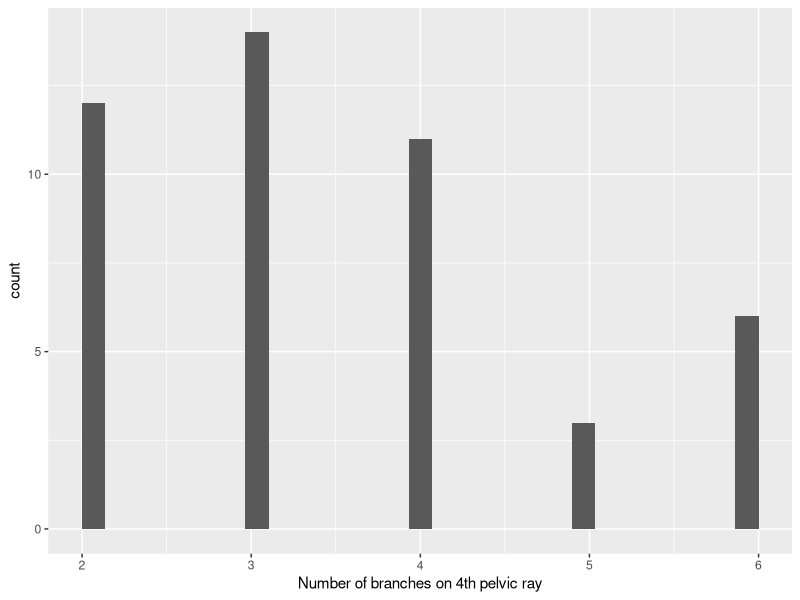
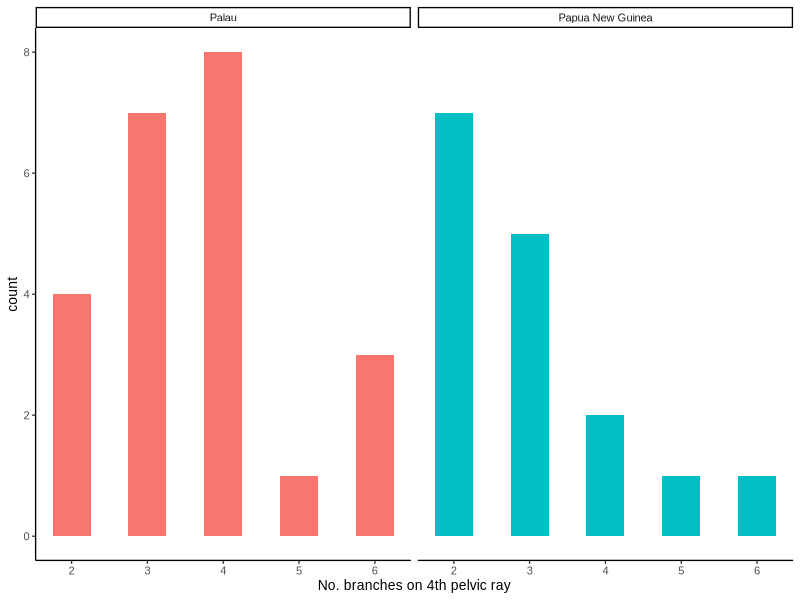
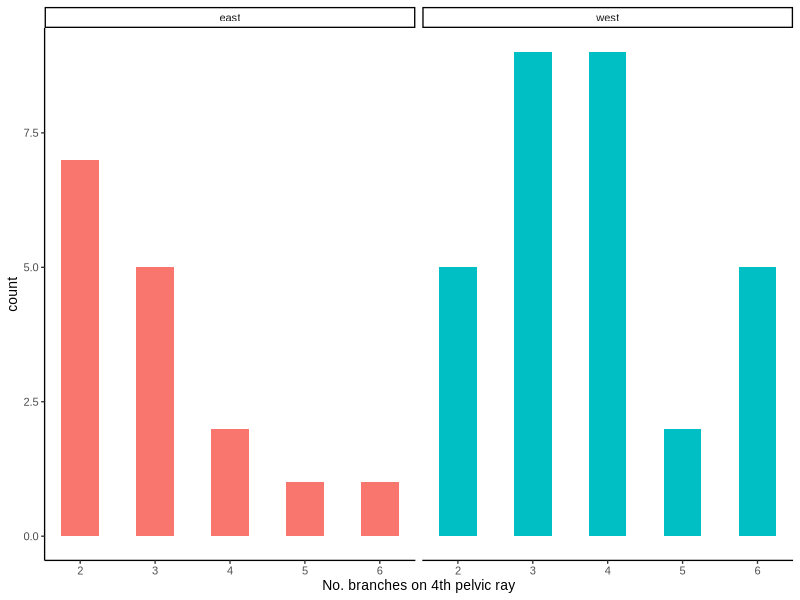

Recreate these plots in R, in order. (Note: this script raises an error after producing the figures.)
library(tidyverse)

#read in morphology data file for basic comparison analysis
morph <- read.csv("data/cleaned_data.csv")
head(morph)

#see a histogram of all branch data
ggplot(data = morph) +
  geom_histogram(mapping = aes(x=branches)) +
  xlab("Number of branches on 4th pelvic ray") 

#make a subset of data with just information from palau and png
Palau_PNG <- morph %>%
  filter(locality == "Papua New Guinea" | locality == "Palau")

#4th pelvic branches histogram*** palau vs png
# everything looks the same
ggplot(data = Palau_PNG) +
  geom_histogram(binwidth = 0.5, mapping = aes(x = branches, fill = locality), show.legend = FALSE) +
  facet_wrap(~locality) +
  xlab("No. branches on 4th pelvic ray") +
  theme_classic(base_family = 'Arial', base_size = 10)

#4th pelvic branches histogram*** east vs west instead 
# everything looks the same
ggplot(data = morph) +
  geom_histogram(binwidth = 0.5, mapping = aes(x = branches, fill = haplotype), show.legend = FALSE) +
  facet_wrap(~haplotype) +
  xlab("No. branches on 4th pelvic ray") +
  theme_classic(base_family = 'Arial', base_size = 10)

#make column in morph for pelvic ratio
#morph2 <- morph %>% 
  #mutate(pelvic_ratio == (pelvic_length/SL.mm.))


#extract east & western haplotype data
west <- filter(morph, haplotype == "west")
east <- filter(morph, haplotype == "east")

#compare characters from eastern and western haplotypes with a t tests - suggests no difference between populations

t.test(west$branches, east$branches)
t.test(west$fifth_fourth_ratio, east$fifth_fourth_ratio)
t.test(west$membrane_length, east$membrane_length)

west2 <- filter(some_data, haplotype == "1")
head(west2)
east2 <- filter(some_data, haplotype == "2")

t.test(west2$pelvic_ratio, east2$pelvic_ratio)


#read in morphology data file where stuff has been deleted
some_data <- read.csv("data/morphology_numerical_data3.csv", header = TRUE, sep = ",")
head(some_data)

#define 'traits' as the numerical columns that the PCA will read

traits <- some_data %>% 
  select(fifth_fourth_ratio, pelvic_ratio, fin_membrane, branches)
head(traits)
View(some_data)

pca2 <- princomp(traits, cor=T)
summary(pca2)
loadings (pca2) #this is the important one - defines PCA axes
plot(pca2)

# plot
plot(pca2$scores[,1], pca2$scores[,2],
     cex = 1.5, 
     col = ifelse(some_data$haplotype == 1, 'tomato', 'maroon4'), 
     pch=20, 
     xlab="PC 1", ylab="PC 2", xlim=c(-2.5,5), ylim= c(-2.5,3),
     cex.axis = 0.7,
     xaxs ="i", yaxs = "i", 
     pin=c(16, 9), 
     bty="l") #take away borders

legend(x="top", 
       cex=0.8, xpd = T , horiz=T, pch=c(20), 
       col=c("tomato", "maroon4"), 
       legend = c("Eastern white-bellied morph", "Western black-bellied morph"),
       bty = "n")

#western haplotype = 1 = maroon4
#eastern haplotype = 2 = tomato






